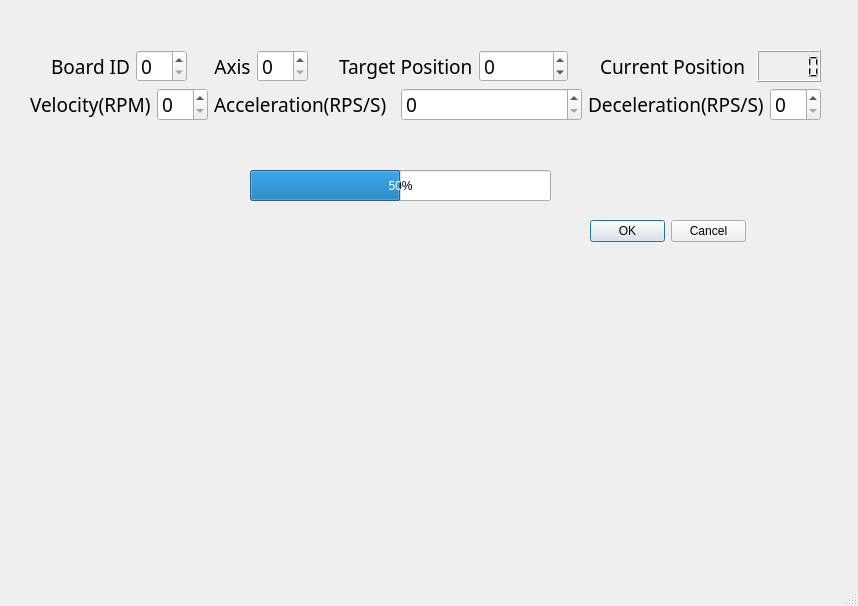
<?xml version="1.0" encoding="UTF-8"?>
<ui version="4.0">
 <class>MainWindow</class>
 <widget class="QMainWindow" name="MainWindow">
  <property name="enabled">
   <bool>true</bool>
  </property>
  <property name="geometry">
   <rect>
    <x>0</x>
    <y>0</y>
    <width>858</width>
    <height>606</height>
   </rect>
  </property>
  <property name="windowTitle">
   <string>MainWindow</string>
  </property>
  <widget class="QWidget" name="centralwidget">
   <widget class="QWidget" name="widget" native="true">
    <property name="geometry">
     <rect>
      <x>20</x>
      <y>40</y>
      <width>821</width>
      <height>231</height>
     </rect>
    </property>
    <widget class="QWidget" name="formLayoutWidget">
     <property name="geometry">
      <rect>
       <x>10</x>
       <y>10</y>
       <width>791</width>
       <height>71</height>
      </rect>
     </property>
     <layout class="QFormLayout" name="formLayout">
      <property name="labelAlignment">
       <set>Qt::AlignCenter</set>
      </property>
      <item row="0" column="0">
       <layout class="QHBoxLayout" name="horizontalLayout">
        <item>
         <widget class="QLabel" name="label">
          <property name="font">
           <font>
            <family>Adobe Heiti Std</family>
            <pointsize>14</pointsize>
           </font>
          </property>
          <property name="text">
           <string>Board ID</string>
          </property>
          <property name="alignment">
           <set>Qt::AlignCenter</set>
          </property>
         </widget>
        </item>
        <item>
         <widget class="QSpinBox" name="boardID">
          <property name="font">
           <font>
            <family>Adobe Heiti Std</family>
            <pointsize>14</pointsize>
           </font>
          </property>
         </widget>
        </item>
       </layout>
      </item>
      <item row="0" column="1">
       <layout class="QHBoxLayout" name="horizontalLayout_2">
        <item>
         <widget class="QLabel" name="label_2">
          <property name="font">
           <font>
            <family>Adobe Heiti Std</family>
            <pointsize>14</pointsize>
           </font>
          </property>
          <property name="text">
           <string>Axis</string>
          </property>
          <property name="alignment">
           <set>Qt::AlignCenter</set>
          </property>
         </widget>
        </item>
        <item>
         <widget class="QSpinBox" name="Axis">
          <property name="font">
           <font>
            <family>Adobe Heiti Std</family>
            <pointsize>14</pointsize>
           </font>
          </property>
         </widget>
        </item>
        <item>
         <spacer name="horizontalSpacer">
          <property name="orientation">
           <enum>Qt::Horizontal</enum>
          </property>
          <property name="sizeHint" stdset="0">
           <size>
            <width>100</width>
            <height>20</height>
           </size>
          </property>
         </spacer>
        </item>
        <item>
         <layout class="QHBoxLayout" name="horizontalLayout_3">
          <item>
           <widget class="QLabel" name="label_3">
            <property name="font">
             <font>
              <family>Adobe Heiti Std</family>
              <pointsize>14</pointsize>
             </font>
            </property>
            <property name="text">
             <string>Target Position</string>
            </property>
           </widget>
          </item>
          <item>
           <widget class="QSpinBox" name="targetPosition">
            <property name="font">
             <font>
              <family>Adobe Heiti Std</family>
              <pointsize>14</pointsize>
             </font>
            </property>
            <property name="minimum">
             <number>-50000</number>
            </property>
            <property name="maximum">
             <number>50000</number>
            </property>
           </widget>
          </item>
          <item>
           <spacer name="horizontalSpacer_2">
            <property name="orientation">
             <enum>Qt::Horizontal</enum>
            </property>
            <property name="sizeHint" stdset="0">
             <size>
              <width>100</width>
              <height>20</height>
             </size>
            </property>
           </spacer>
          </item>
          <item>
           <layout class="QHBoxLayout" name="horizontalLayout_4">
            <item>
             <layout class="QHBoxLayout" name="horizontalLayout_5">
              <item>
               <widget class="QLabel" name="label_4">
                <property name="font">
                 <font>
                  <family>Adobe Heiti Std</family>
                  <pointsize>14</pointsize>
                 </font>
                </property>
                <property name="text">
                 <string>Current Position </string>
                </property>
               </widget>
              </item>
              <item>
               <widget class="QLCDNumber" name="current_position">
                <property name="font">
                 <font>
                  <family>Adobe Heiti Std</family>
                  <pointsize>14</pointsize>
                 </font>
                </property>
                <property name="acceptDrops">
                 <bool>false</bool>
                </property>
                <property name="value" stdset="0">
                 <double>0.000000000000000</double>
                </property>
                <property name="intValue" stdset="0">
                 <number>0</number>
                </property>
               </widget>
              </item>
             </layout>
            </item>
           </layout>
          </item>
         </layout>
        </item>
       </layout>
      </item>
      <item row="1" column="0">
       <layout class="QHBoxLayout" name="horizontalLayout_6">
        <item>
         <widget class="QLabel" name="label_5">
          <property name="font">
           <font>
            <family>Adobe Heiti Std</family>
            <pointsize>14</pointsize>
           </font>
          </property>
          <property name="text">
           <string>Velocity(RPM)</string>
          </property>
         </widget>
        </item>
        <item>
         <widget class="QSpinBox" name="velecity">
          <property name="font">
           <font>
            <family>Adobe Heiti Std</family>
            <pointsize>14</pointsize>
           </font>
          </property>
         </widget>
        </item>
       </layout>
      </item>
      <item row="1" column="1">
       <layout class="QHBoxLayout" name="horizontalLayout_7">
        <item>
         <widget class="QLabel" name="label_6">
          <property name="font">
           <font>
            <family>Adobe Heiti Std</family>
            <pointsize>14</pointsize>
           </font>
          </property>
          <property name="text">
           <string>Acceleration(RPS/S)</string>
          </property>
         </widget>
        </item>
        <item>
         <widget class="QSpinBox" name="acceletation">
          <property name="font">
           <font>
            <family>Adobe Heiti Std</family>
            <pointsize>14</pointsize>
           </font>
          </property>
         </widget>
        </item>
        <item>
         <layout class="QHBoxLayout" name="horizontalLayout_8">
          <item>
           <widget class="QLabel" name="label_7">
            <property name="font">
             <font>
              <family>Adobe Heiti Std</family>
              <pointsize>14</pointsize>
             </font>
            </property>
            <property name="text">
             <string>Deceleration(RPS/S)</string>
            </property>
           </widget>
          </item>
          <item>
           <widget class="QSpinBox" name="deceleration">
            <property name="font">
             <font>
              <family>Adobe Heiti Std</family>
              <pointsize>14</pointsize>
             </font>
            </property>
           </widget>
          </item>
         </layout>
        </item>
       </layout>
      </item>
     </layout>
    </widget>
    <widget class="QDialogButtonBox" name="buttonBox">
     <property name="geometry">
      <rect>
       <x>570</x>
       <y>180</y>
       <width>156</width>
       <height>23</height>
      </rect>
     </property>
     <property name="standardButtons">
      <set>QDialogButtonBox::Cancel|QDialogButtonBox::Ok</set>
     </property>
    </widget>
    <widget class="QProgressBar" name="progressBar">
     <property name="geometry">
      <rect>
       <x>230</x>
       <y>130</y>
       <width>301</width>
       <height>31</height>
      </rect>
     </property>
     <property name="minimum">
      <number>-50000</number>
     </property>
     <property name="maximum">
      <number>50000</number>
     </property>
     <property name="value">
      <number>0</number>
     </property>
    </widget>
   </widget>
  </widget>
  <widget class="QMenuBar" name="menubar">
   <property name="geometry">
    <rect>
     <x>0</x>
     <y>0</y>
     <width>858</width>
     <height>23</height>
    </rect>
   </property>
  </widget>
  <widget class="QStatusBar" name="statusbar"/>
 </widget>
 <resources/>
 <connections/>
</ui>
